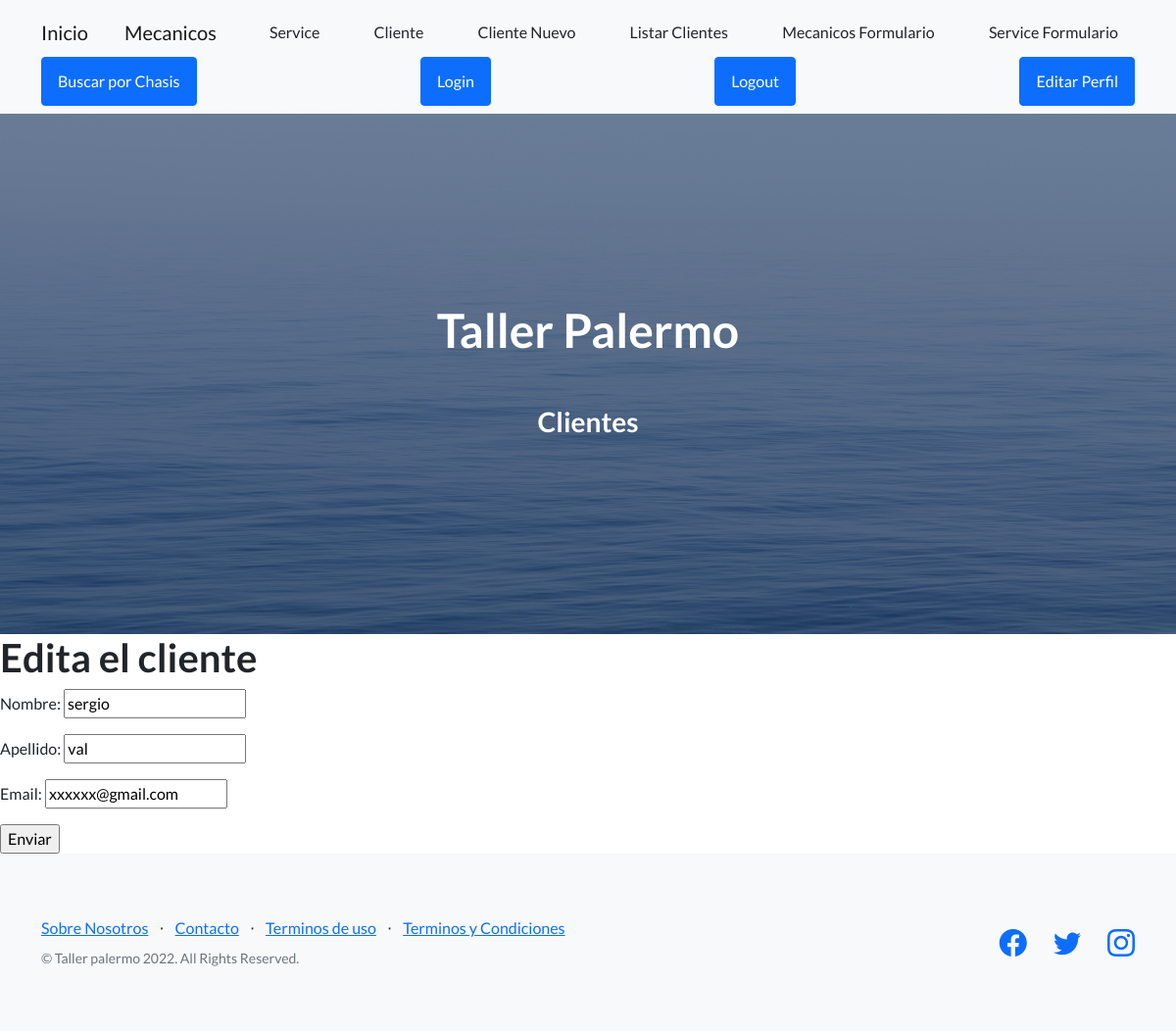
Page /AppCoder/cliente/editar/4 on the committed database.
### AppCoder/models.py (models this page shows, shortened)
class Cliente(models.Model):
    nombre = models.CharField(max_length=40)
    apellido = models.CharField(max_length=40)
    email = models.EmailField()

### AppCoder/views.py (the view)
# urls.py: path('cliente/editar/<pk>', ClienteEdicion.as_view(), name='cliente_editar'),
class ClienteEdicion(UpdateView):
  model = Cliente
  success_url = reverse_lazy('cliente_list')
  fields = ['nombre', 'apellido', 'email']

### AppCoder/template/AppCoder/cliente_form.html
{% extends "AppCoder/padre.html" %}
{% load static %}
{% block section_name %}
<h3>Clientes</h3>
{% endblock %}
{% block contenidoQueCambia %}
<form method="POST">{% csrf_token %}
  <h1>Edita el cliente</h1>
  {{ form.as_p }}
  <input type="submit" value="Enviar">
</form>
{% endblock %}

### rows in the picture
Cliente: nombre "sergio", apellido "val", email "xxxxxx@gmail.com"
